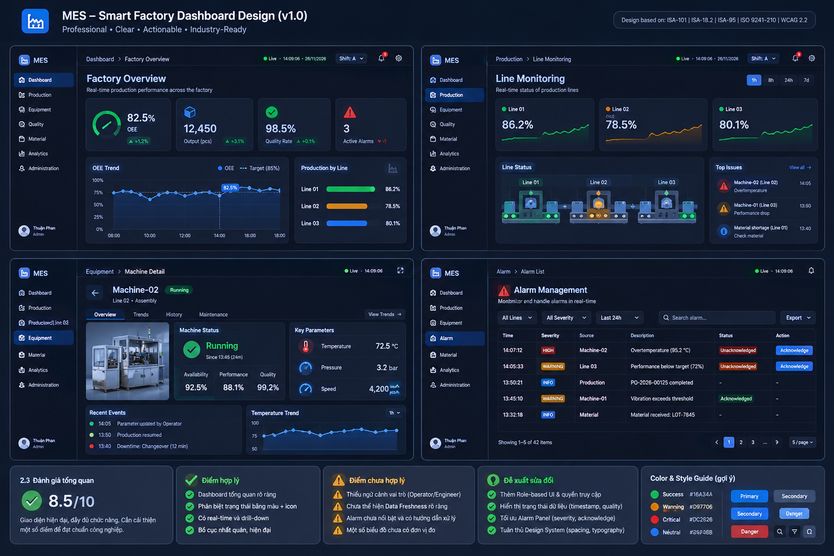
#> input picture docs/screenshots/UI2x2.png, 834 x 556 px, shrunk from 1536 x 1024 before the run, found by its file name; its folder holds 4 pictures in this run
$ python analyze_struct.py
#> lines starting #> are read from the running program, lines starting #| are printed output that depends on the picture; after the words box and inside, x2 and y2 are one past the last pixel; in counts of white or black regions, pixels touching at a corner belong together
"""Phân tích cấu trúc panel (khung) trong ảnh tham khảo bằng phát hiện cạnh + hộp chữ nhật."""
import numpy as np
from PIL import Image
import os

D = r"e:\Work\SFSVcongty\Laird\Code\Data-Integrate\docs\screenshots"


def analyze(fn):
#> called with fn = 'UI2x2.png'
    im = Image.open(os.path.join(D, fn)).convert("RGB")
#> im is the input picture: PIL image 834x556 RGB; mean R, G, B 26.5, 38.3, 58.8
    a = np.array(im)
    H, W, _ = a.shape
#> H = 556; W = 834
    lum = a.astype(np.float32).mean(axis=2)
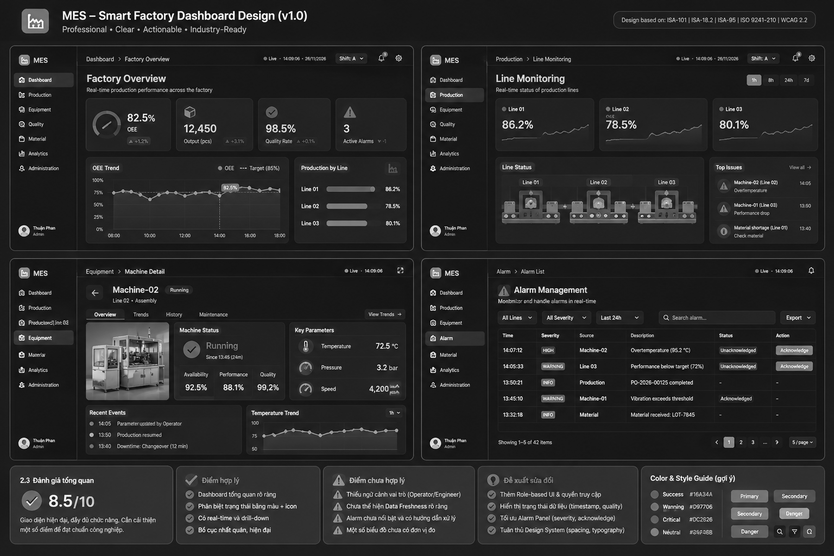
#> lum: shape (556, 834) float32; min 0, max 255, mean 41.2
    print("=" * 72)
    print(f"{fn}  {W}x{H}")
#| UI2x2.png  834x556

    # 1) Tìm các đường thẳng dọc ngang dài (>= 25% chiều cao/rộng)
    def lines(score, minlen, axis):
        out = []
        i = 0
        n = len(score)
        while i < n:
            if score[i] > 0.3:
                j = i
                while j + 1 < n and score[j + 1] > 0.3:
                    j += 1
                if j - i + 1 >= minlen:
                    out.append((i, j, float(score[i:j + 1].mean())))
                i = j + 1
            else:
                i += 1
        return out

    colscore = (lum > 40).mean(axis=0)
#> colscore = 834 values, max 0.856 at index 413, min 0 at index 0, mean 0.272
    rowscore = (lum > 40).mean(axis=1)
#> rowscore = 556 values, max 0.969 at index 471, min 0 at index 0, mean 0.272
    print("  VERTICAL lines:")
    for s in lines(colscore, int(H * 0.25), 0):
#> in lines, `i = 0`: i = 0
#> in lines, `n = len(score)`: n = 834
        print("    x=%4d..%4d  len=%4d  mean=%.2f" % (s[0], s[1], s[1] - s[0] + 1, s[2]))
#> this loop made 0 passes
    print("  HORIZONTAL lines:")
    for s in lines(rowscore, int(W * 0.25), 1):
        print("    y=%4d..%4d  len=%4d  mean=%.2f" % (s[0], s[1], s[1] - s[0] + 1, s[2]))

    # 2) Vùng "panel" đậm hơn nền: dùng ngưỡng tương phản cục bộ
    #    nền = màu phổ biến nhất
    from collections import Counter
    flat = a.reshape(-1, 3)[::11]
    bg = Counter(map(tuple, flat)).most_common(1)[0][0]
#> bg = (13, 21, 37)
    dist = np.abs(a.astype(np.int16) - np.array(bg, dtype=np.int16)).sum(axis=2)
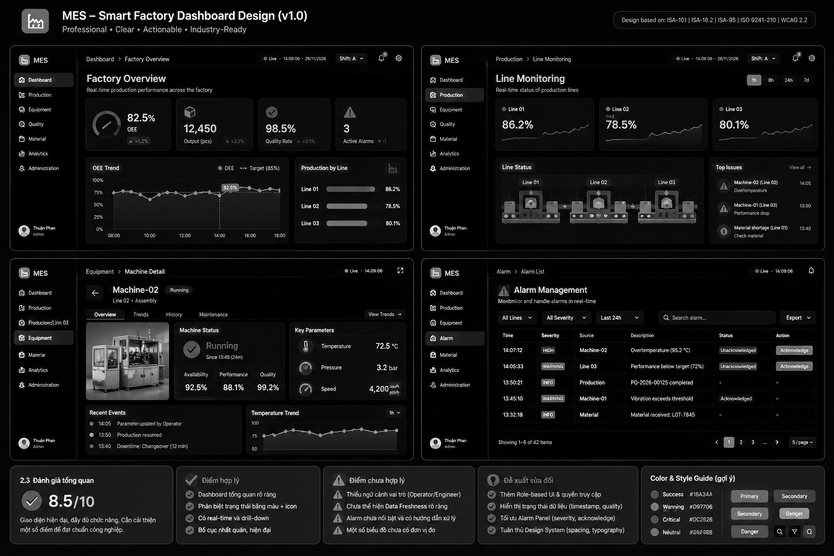
#> dist: shape (556, 834) int64; min 0, max 694, mean 55.3; drawn with min black and max white
    panel = dist > 26
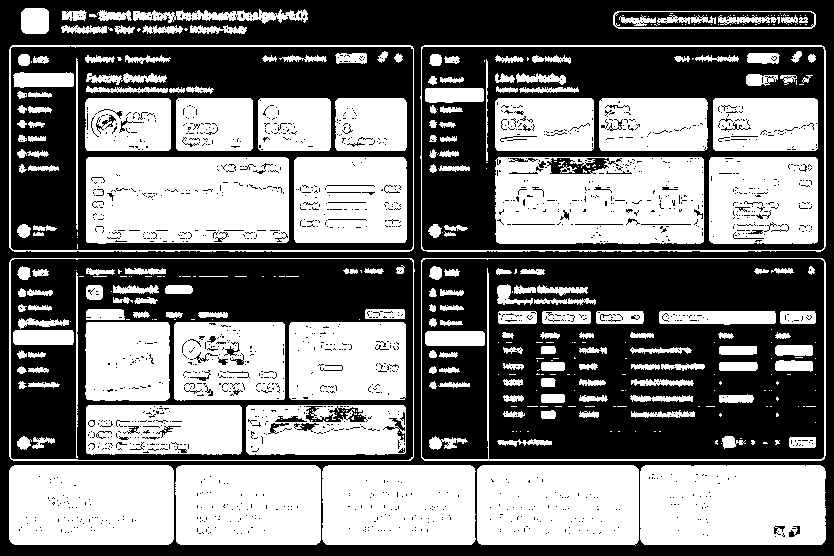
#> panel: shape (556, 834) bool; 48.5% white; 397 white regions (196 under 20 px), largest, box (x1, y1, x2, y2) and area: (86, 157, 289, 244) 16773, (495, 157, 704, 244) 16325, (640, 465, 826, 545) 14626
    print("  panel-ish rows (>=40%% of width):")
    rs = panel.mean(axis=1)
#> rs = 556 values, max 0.974 at index 471, min 0 at index 0, mean 0.485
    i = 0
    while i < H:
        if rs[i] > 0.40:
            j = i
            while j + 1 < H and rs[j + 1] > 0.40:
                j += 1
            if j - i >= 8:
                print("    y=%4d..%4d  h=%4d" % (i, j, j - i + 1))
            i = j + 1
        else:
            i += 1
#> after the loop, i = 556; j = 544
    print("  panel-ish cols (>=40%% of height):")
    cs = panel.mean(axis=0)
#> cs = 834 values, max 0.862 at index 413, min 0 at index 0, mean 0.485
    i = 0
    while i < W:
        if cs[i] > 0.40:
            j = i
            while j + 1 < W and cs[j + 1] > 0.40:
                j += 1
            if j - i >= 8:
                print("    x=%4d..%4d  w=%4d" % (i, j, j - i + 1))
            i = j + 1
        else:
            i += 1
#> after the loop, i = 834; j = 825


for f in ["UI2x2.png", "Dashboard_sample.png", "Dashboard_sample_2.png"]:
    analyze(f)
#> pass 2 of the loop `for f in ["UI2x2.png", "Dashboard_sample.png", "Dashboard_sample_2.png..`:
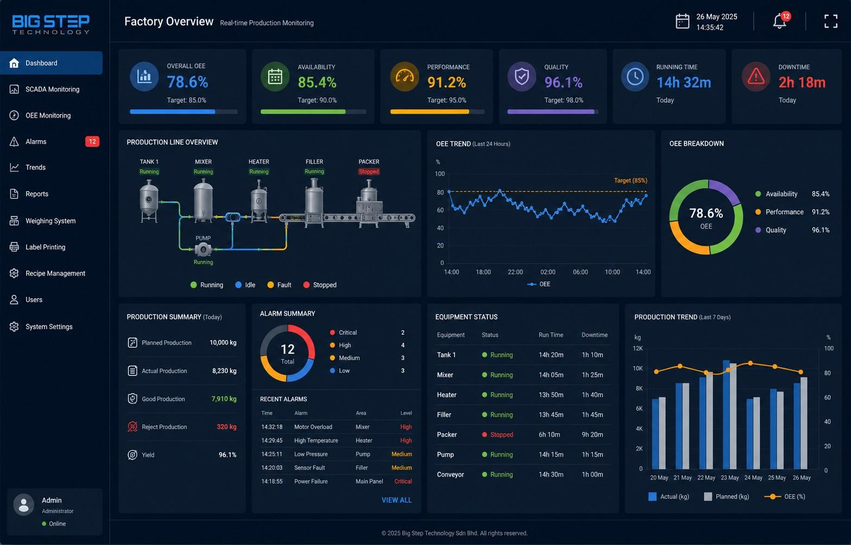
#> input picture docs/screenshots/Dashboard_sample.png, 851 x 545 px, shrunk from 1568 x 1003 before the run, found by its file name
#> in analyze, im is the input picture: PIL image 851x545 RGB; mean R, G, B 17.2, 32.1, 50.3
#> lum: shape (545, 851) float32
#| Dashboard_sample.png  851x545
#> colscore = 851 values, max 0.325 at index 677, min 0 at index 103, mean 0.111
#> rowscore = 545 values, max 0.505 at index 68, min 0 at index 2, mean 0.111
#> bg = (11, 26, 45)
#> in analyze (call 2), `dist = np.abs(a.astype(np.int16) - np.array(bg, dtype=np.int16)).sum(a..`:
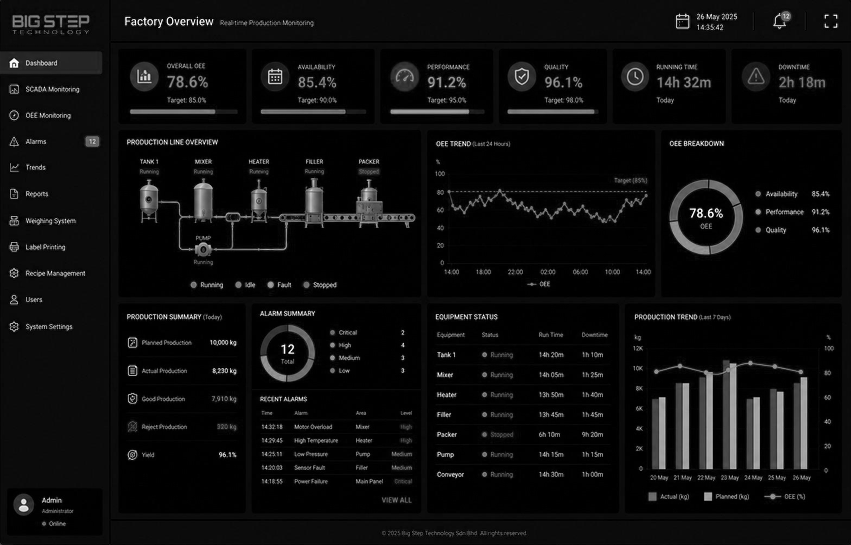
#> dist: shape (545, 851) int64; min 0, max 683, mean 37.2; drawn with min black and max white
#> in analyze (call 2), `panel = dist > 26`:
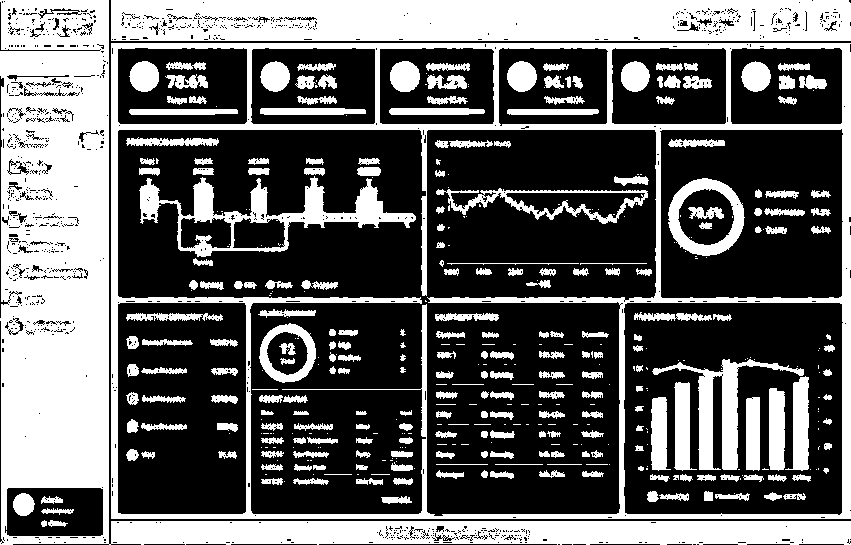
#> panel: shape (545, 851) bool; 38.8% white; 436 white regions (187 under 20 px), largest, box (x1, y1, x2, y2) and area: (0, 0, 851, 545) 67291, (111, 43, 851, 519) 30502, (111, 0, 851, 41) 29028
#> rs = 545 values, max 0.996 at index 3, min 0.0141 at index 519, mean 0.388
#> after the loop in analyze (call 2), `while i < H:`: i = 545; j = 543
#> cs = 851 values, max 0.998 at index 106, min 0.00183 at index 109, mean 0.388
#> after the loop in analyze (call 2), `while i < W:`: i = 851; j = 850
#> pass 3 of the loop `for f in ["UI2x2.png", "Dashboard_sample.png", "Dashboard_sample_2.png..`:
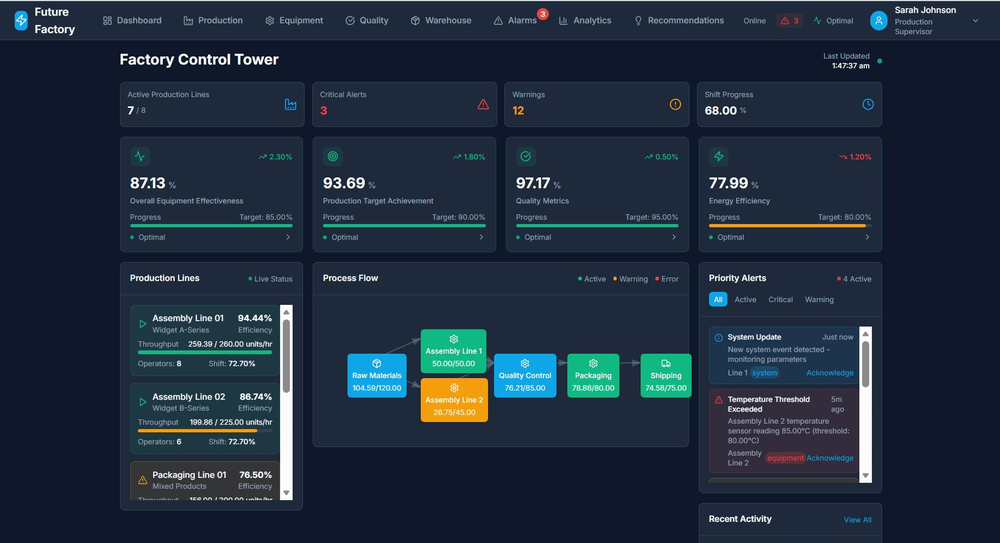
#> input picture docs/screenshots/Dashboard_sample_2.png, 1000 x 543 px, shrunk from 1842 x 1001 before the run, found by its file name
#> in analyze, im is the input picture: PIL image 1000x543 RGB; mean R, G, B 31.7, 45.1, 60.8
#> lum: shape (543, 1000) float32
#| Dashboard_sample_2.png  1000x543
#> colscore = 1000 values, max 0.882 at index 840, min 0.0405 at index 34, mean 0.579
#> rowscore = 543 values, max 1 at index 0, min 0 at index 2, mean 0.579
#> the loop in analyze (call 3), `for s in lines(colscore, int(H * 0.25), 0):` made 3 passes
#> s on passes 1 to 3: (120, 302, 0.815), (312, 688, 0.682), (699, 881, 0.848)
#> (printed output is left out)
#> bg = (15, 23, 42)
#> in analyze (call 3), `dist = np.abs(a.astype(np.int16) - np.array(bg, dtype=np.int16)).sum(a..`:
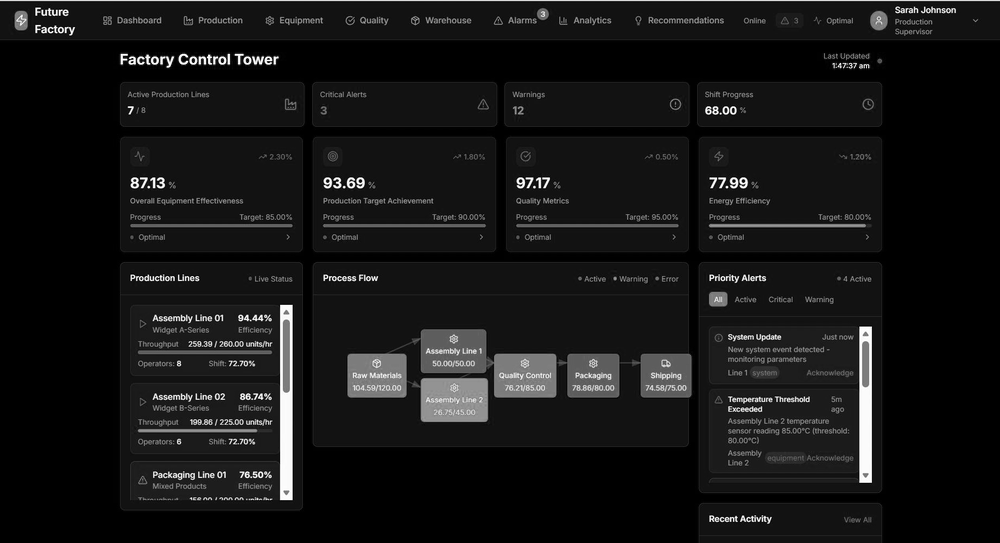
#> dist: shape (543, 1000) int64; min 0, max 685, mean 58.4; drawn with min black and max white
#> in analyze (call 3), `panel = dist > 26`:
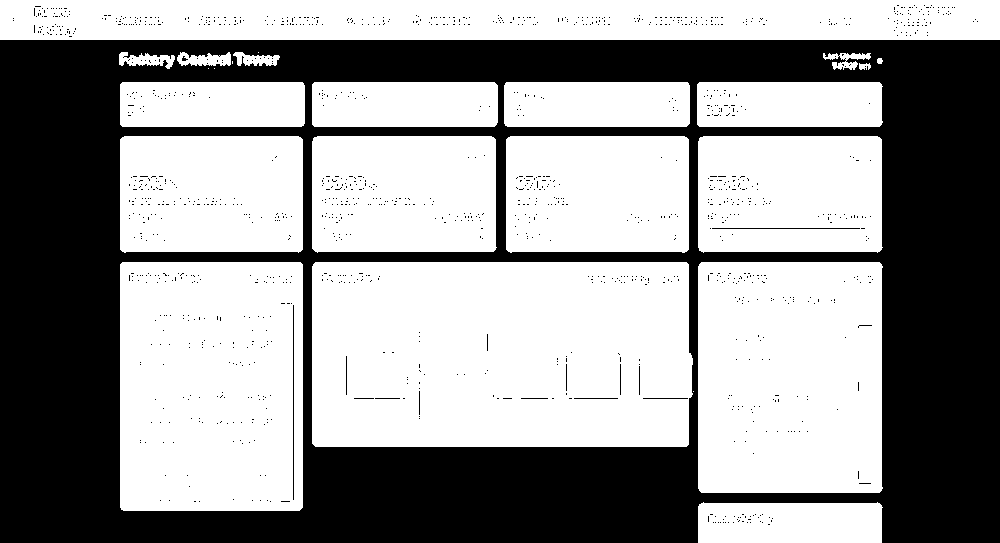
#> panel: shape (543, 1000) bool; 59.5% white; 1359 black regions (1346 under 20 px), largest, box (x1, y1, x2, y2) and area: (0, 40, 1000, 543) 217321, (293, 305, 294, 500) 195, (712, 228, 860, 229) 148
#> rs = 543 values, max 1 at index 0, min 0 at index 40, mean 0.595
#> after the loop in analyze (call 3), `while i < H:`: i = 543; j = 446
#> cs = 1000 values, max 0.891 at index 841, min 0.0442 at index 34, mean 0.595
#> after the loop in analyze (call 3), `while i < W:`: i = 1000; j = 881
